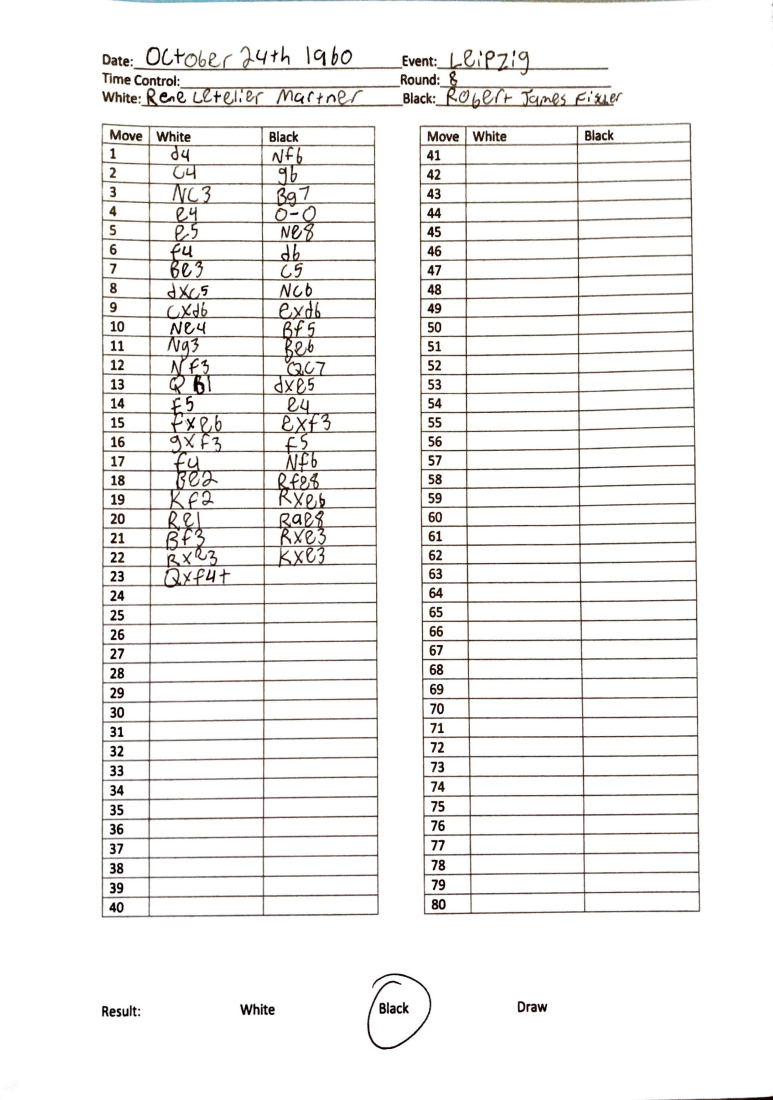
#> input picture src/Samples/fullsample_1.jpg, 2317 x 3300 px (shown at 1/3 size)
$ python csimage.py
#> lines starting #> are read from the running program, lines starting #| are printed output that depends on the picture; after the words box and inside, x2 and y2 are one past the last pixel; in counts of white or black regions, pixels touching at a corner belong together
from typing import List
import cv2
import numpy as np

class CSImage:
    """
    A class used to wrap an chess sheet image with useful functions to get specific details about the image
    """

    def __init__(self, img: np.ndarray, BINARY_THRESHOLD: int = 250) -> None:
        """
        :type img: numpy.ndarray of a standardized (fixed through some scan) chess sheet
        """

        self.img                    = img
        self.grayscale              = cv2.cvtColor(img, cv2.COLOR_BGR2GRAY)
        _, self.thresh              = cv2.threshold(self.grayscale,
                                                    BINARY_THRESHOLD,
                                                    2**8 - 1,
                                                    cv2.THRESH_BINARY_INV
                                                    )
        self.height, self.width, *_  = img.shape

        t1, t2 = self.getContoursGreaterThan(self.height // 2, self.width // 4)
        self.tables = sorted((t1, t2), key=lambda x: x[0][0][0])


    def getContoursGreaterThan(self, minHeight: int, minWidth: int, DILATION_ITER: int = 14) -> List[np.ndarray]:
        """
        Returns contours within the given image over bounding rect minimum height and minimum width

        :type minHeight: int minimum height of contours within the image
        :type minWidth: int minimum width of contours within the image
        :type DILATION_ITER: int number of iterations to dilate the image, see cv2.dilate and BINARY_THRESHOLD
        :rtype List[np.ndarray]: returns a list of cv2 contours, can use cv2.boundingRect to get an approx rect that fit the contours
        """
        # kernel = cv2.getStructuringElement(cv2.MORPH_CROSS,(3,3))

        # Dilate image to get a rough outline where areas of interest are
        # dilated = cv2.dilate(self.thresh, kernel, iterations = DILATION_ITER)

        # We won't be using the hierarchy of the contours, rather assuming that contours will include the two tables of moves in the game and just using the size of each contour to determine where each table is, and thus each move.
        contours, _ = cv2.findContours(self.thresh, cv2.RETR_EXTERNAL, cv2.CHAIN_APPROX_NONE)

        # returns contours that fit the specific minHeight and minWidth
        return [ contour for contour in contours if (lambda c: c[2] > minWidth and c[3] > minHeight)(cv2.boundingRect(contour)) ]

    def warptoContour(self, cnt: np.ndarray, epsilon: float = 0.009) -> np.ndarray:
        """
        Returns a warpped image on a specific contour

        :type cnt: np.ndarray contour to crop image on
        :type epsilon: float describing the approximation accuracy, how far away from original curve
        :rtype np.ndarray: returns a warped image to fit the contour
        """
        approx = cv2.approxPolyDP(cnt, epsilon * cv2.arcLength(cnt, True), True)

        tl, tr, bl, br = sorted(approx, key = lambda x: sum(sum(x)))

        # Map points to page height
        rect = np.float32([[*tr], [*tl], [*bl], [*br]])
        rect_mapped = np.float32([[self.height, 0], [0, 0], [0, self.width], [self.height, self.width]])

        M = cv2.getPerspectiveTransform(rect, rect_mapped)
        warped = cv2.warpPerspective(self.img, M, (self.height, self.width))

        return warped

if __name__ == '__main__':
    img = cv2.imread("Samples/fullsample_1.jpg")
#> img is the input picture: shape (3300, 2317, 3); mean B, G, R 239.9, 240.9, 242

    k = CSImage(img)
#> in __init__, `_, self.thresh              = cv2.threshold(self.grayscale, BINARY_THR..`:
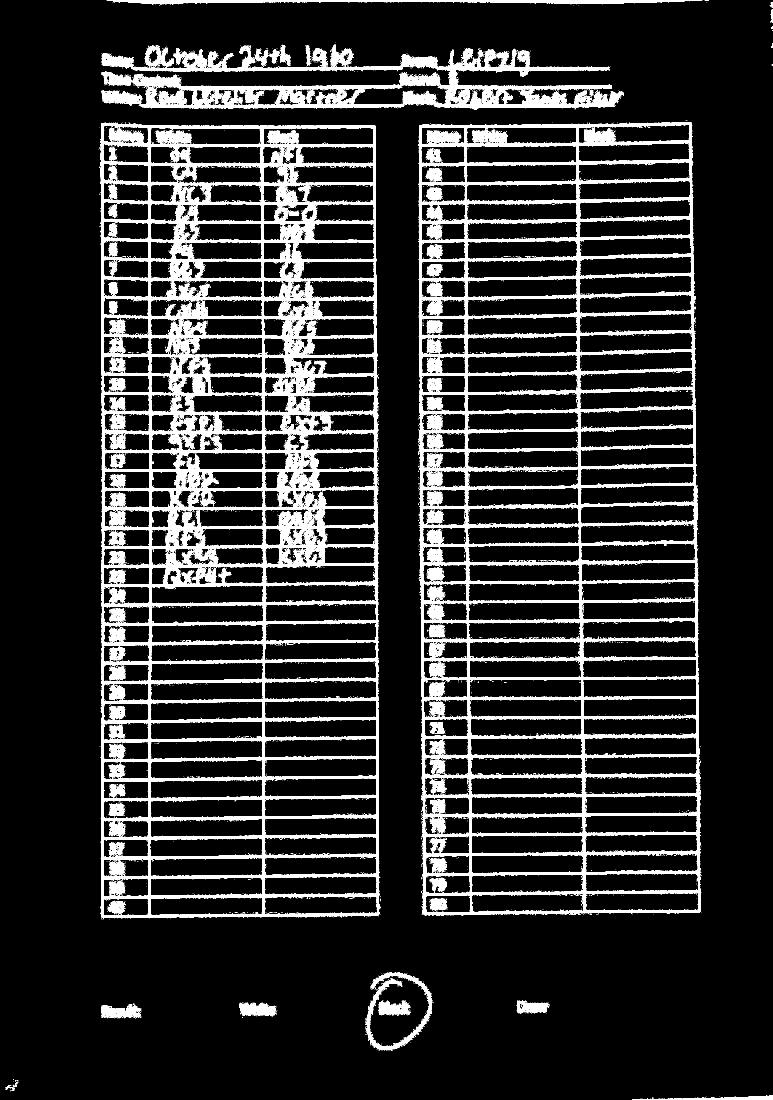
#> self.thresh: shape (3300, 2317) (shown at 1/3 size); 13.9% white; 12526 white regions (12395 under 20 px)
#> in getContoursGreaterThan, `contours, _ = cv2.findContours(self.thresh, cv2.RETR_EXTERNAL, cv2.CHA..`: contours = 1743 contours, 1717 with area under 20; largest, box (x1, y1, x2, y2) and area: (300, 368, 1140, 2755) 1961853, (1256, 366, 2104, 2746) 1954666, (305, 137, 1872, 329) 117578, (321, 0, 2107, 12) 11164, (1098, 2917, 1296, 3152) 6254
#> in __init__, `t1, t2 = self.getContoursGreaterThan(self.height // 2, self.width // 4)`: t1 = contour of 6716 points, box (x1, y1, x2, y2) (300, 368, 1140, 2755), area 1961853; t2 = contour of 7116 points, box (x1, y1, x2, y2) (1256, 366, 2104, 2746), area 1954666
#> in __init__, `self.tables = sorted((t1, t2), key=lambda x: x[0][0][0])`: self.tables = 2 contours; box (x1, y1, x2, y2) and area: (300, 368, 1140, 2755) 1961853, (1256, 366, 2104, 2746) 1954666

    def showImg(img):
        y, x = k.width, k.height
        n = cv2.resize(img, (y // 4, x // 4))
        cv2.imshow("test imge", n)
        cv2.waitKey(0)

    showImg(img)
#> in showImg, `n = cv2.resize(img, (y // 4, x // 4))`:
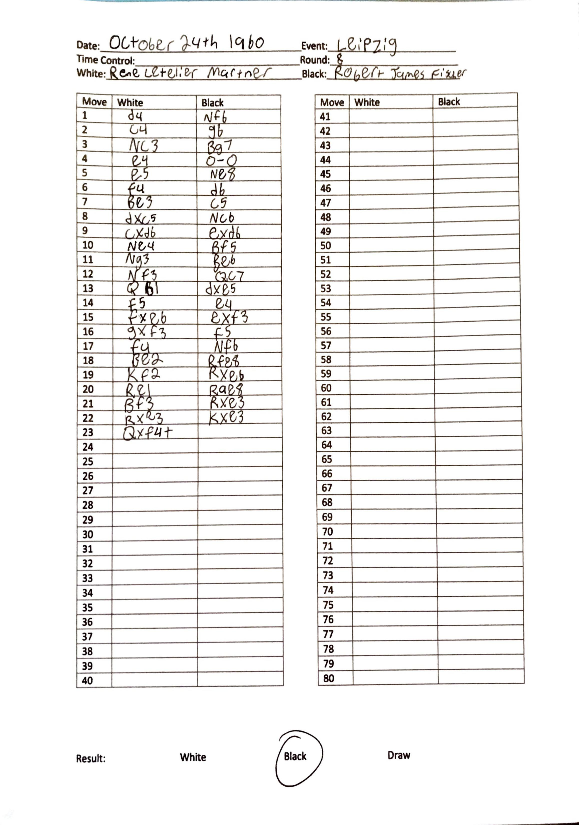
#> n: shape (825, 579, 3); mean B, G, R 239.9, 240.9, 242

    c = k.warptoContour(k.tables[0])
#> in warptoContour, `approx = cv2.approxPolyDP(cnt, epsilon * cv2.arcLength(cnt, True), True)`: approx = [[305, 369], [304, 2750], [1134, 2746], [1126, 378]]
#> in warptoContour, `tl, tr, bl, br = sorted(approx, key = lambda x: sum(sum(x)))`: tl = [[305, 369]]; tr = [[1126, 378]]; bl = [[304, 2750]]; br = [[1134, 2746]]
#> in warptoContour, `rect = np.float32([[*tr], [*tl], [*bl], [*br]])`: rect = [[1126, 378], [305, 369], [304, 2750], [1134, 2746]]
#> in warptoContour, `M = cv2.getPerspectiveTransform(rect, rect_mapped)`: M = [[4, 0.00168, -1219.5], [-0.0108, 0.984, -359.6], [-6.68e-06, 4.62e-06, 1]]
#> in warptoContour, `warped = cv2.warpPerspective(self.img, M, (self.height, self.width))`:
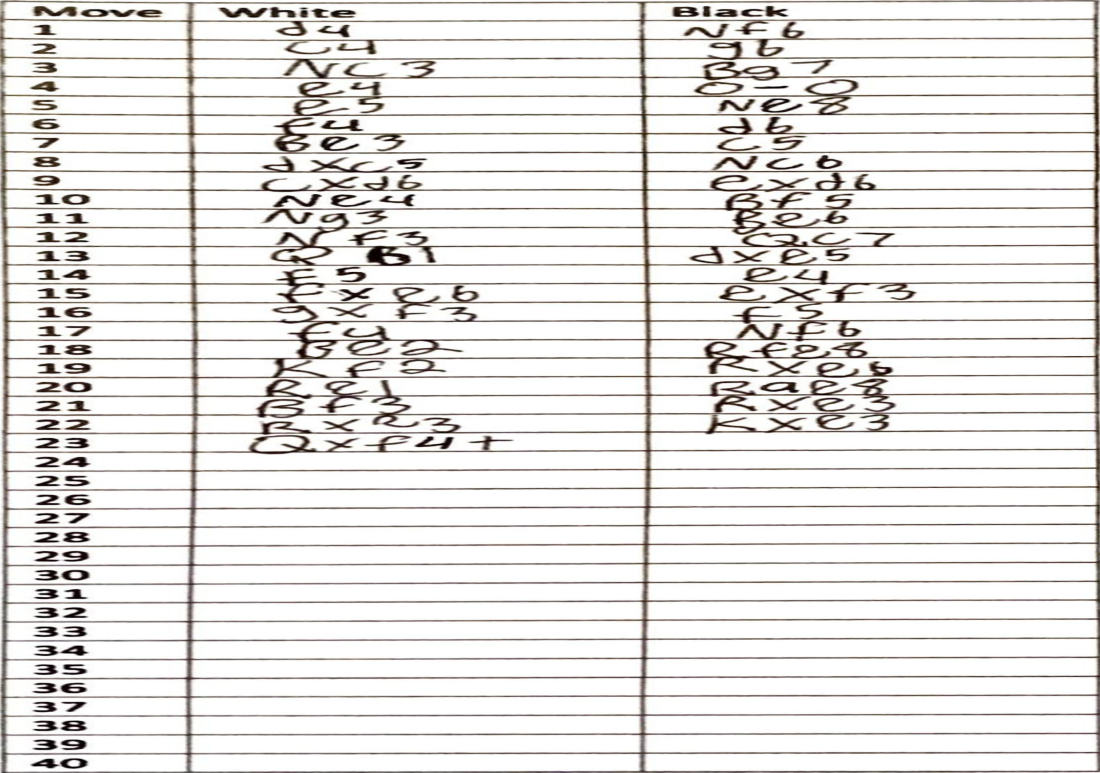
#> warped: shape (2317, 3300, 3) (shown at 1/3 size); mean B, G, R 226.5, 228.3, 230.4

    showImg(c)
#> in showImg (call 2), `n = cv2.resize(img, (y // 4, x // 4))`:
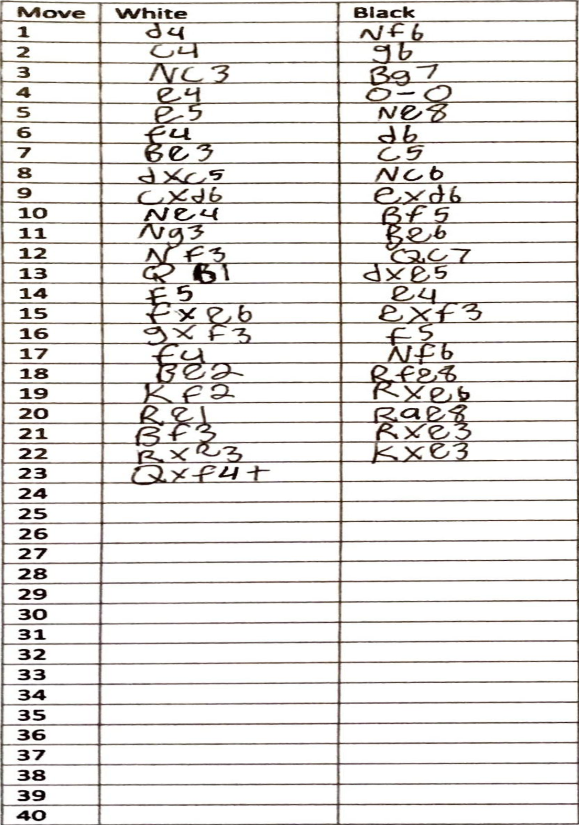
#> n: shape (825, 579, 3); mean B, G, R 226.4, 228.3, 230.3

$ run again, with src/Samples/fullsample_3.jpg copied over src/Samples/fullsample_1.jpg
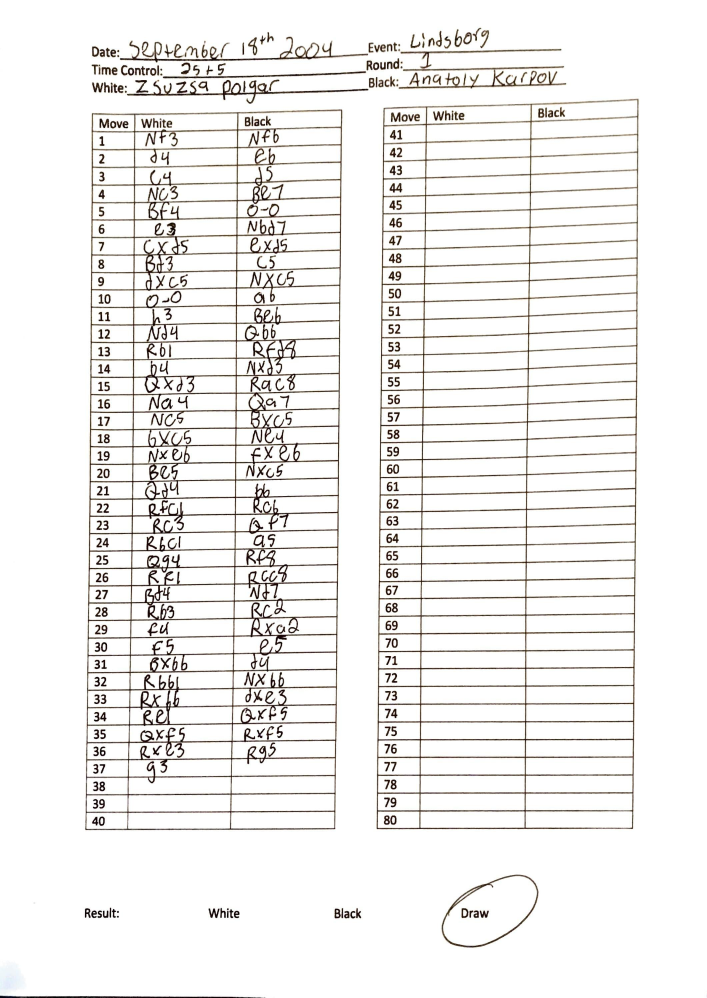
#> input picture src/Samples/fullsample_3.jpg, 2120 x 2992 px (shown at 1/3 size)
#> img is the input picture: shape (2992, 2120, 3); mean B, G, R 237.8, 239.2, 240.4
#> in __init__, `_, self.thresh              = cv2.threshold(self.grayscale, BINARY_THR..`:
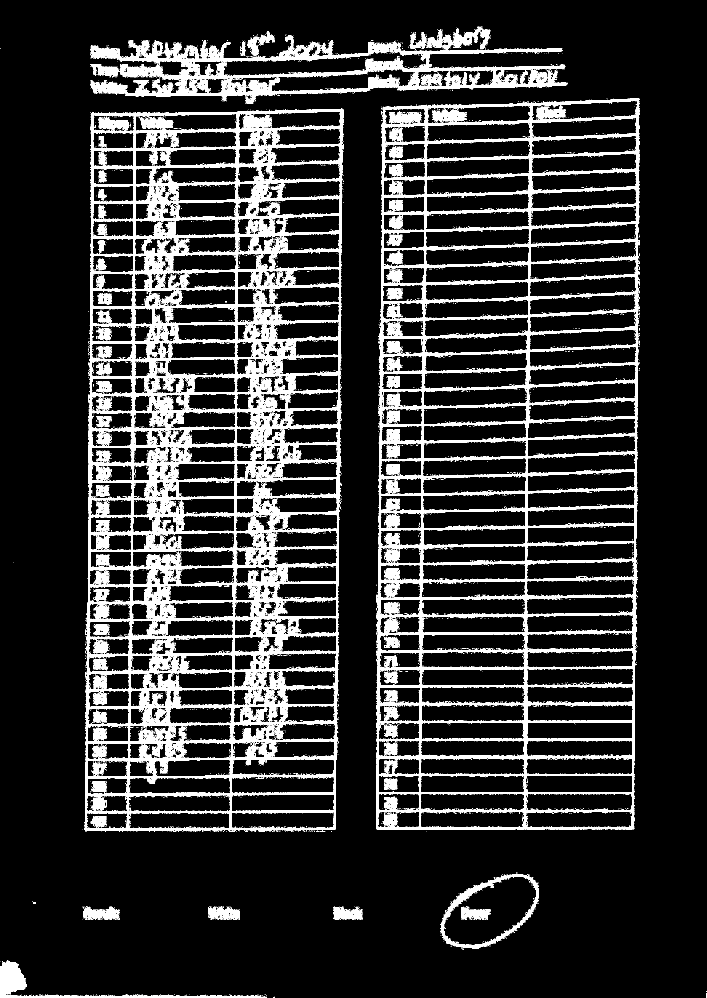
#> self.thresh: shape (2992, 2120) (shown at 1/3 size); 14.2% white; 17077 white regions (16806 under 20 px)
#> contours = 2182 contours, 2163 with area under 20; largest, box (x1, y1, x2, y2) and area: (1128, 294, 1919, 2490) 1676142, (254, 325, 1029, 2496) 1615982, (272, 109, 1704, 312) 129367, (1323, 2622, 1617, 2844) 43723, (0, 2880, 800, 2992) 7964
#> t1 = contour of 6854 points, box (x1, y1, x2, y2) (254, 325, 1029, 2496), area 1615982; t2 = contour of 6395 points, box (x1, y1, x2, y2) (1128, 294, 1919, 2490), area 1676142
#> self.tables = 2 contours; box (x1, y1, x2, y2) and area: (1128, 294, 1919, 2490) 1676142, (254, 325, 1029, 2496) 1615982
#> approx = [[1024, 325], [275, 339], [256, 2492], [1007, 2486]]
#> tl = [[275, 339]]; tr = [[1024, 325]]; bl = [[256, 2492]]; br = [[1007, 2486]]
#> rect has the same summary as approx
#> M = [[4.02, 0.0355, -1116.8], [0.0185, 0.989, -340.5], [5.01e-06, 1.33e-06, 1]]
#> in showImg (call 2), `n = cv2.resize(img, (y // 4, x // 4))`:
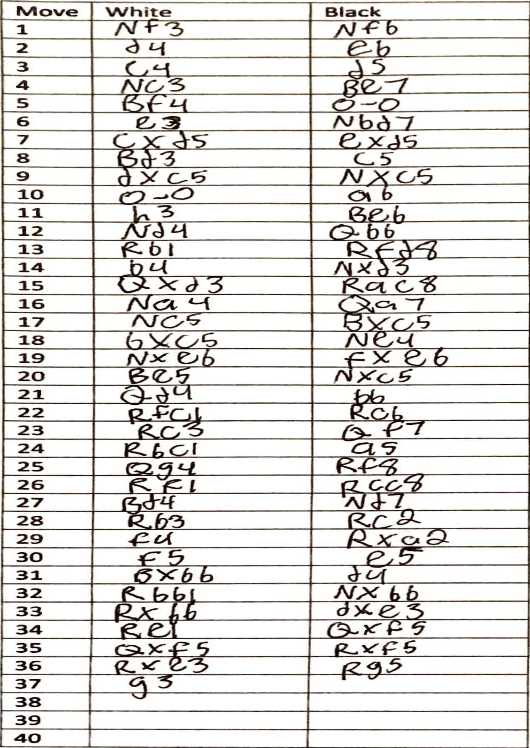
#> n: shape (748, 530, 3); mean B, G, R 218.9, 221.3, 223.7
